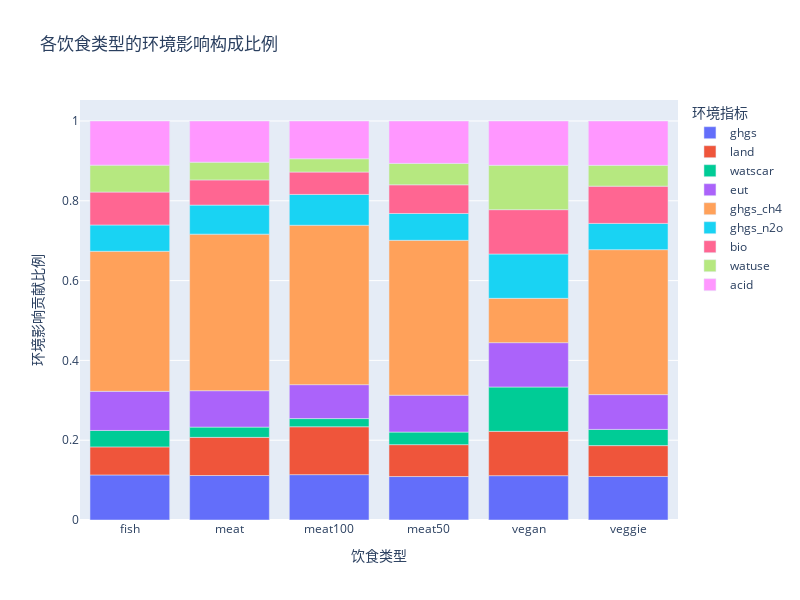

The code cell stored with this chart in its notebook:
### Markdown cell above
### 各饮食类型的环境影响构成

### Code cell
# 准备堆叠柱状图数据
stack_data = []
for i, diet in enumerate(impact_df['diet_group']):
    for ind in indicators:
        stack_data.append({
            'diet_group': diet,
            'indicator': ind,
            'contribution': impact_df.loc[i, f'{ind}_relative_impact'] / sum(impact_df.loc[i, [f'{x}_relative_impact' for x in indicators]])
        })

stack_df = pd.DataFrame(stack_data)

# 创建堆叠柱状图
fig = px.bar(
    stack_df,
    x='diet_group',
    y='contribution',
    color='indicator',
    title='各饮食类型的环境影响构成比例',
    labels={'contribution': '贡献比例', 'diet_group': '饮食类型', 'indicator': '环境指标'},
    height=600,
    width=800
)

# 添加悬停信息
fig.update_traces(
    hovertemplate="饮食类型: %{x}<br>环境指标: %{marker.color}<br>贡献比例: %{y:.2%}<extra></extra>"
)

# 布局优化
fig.update_layout(
    yaxis=dict(title='环境影响贡献比例'),
    legend=dict(title='环境指标'),
    font=dict(size=12)
)

fig.write_html("diet_environmental_composition.html")
fig.show()

### Figure 1 — Plotly figure (JSON) as saved in the notebook; plotly's stock layout.template omitted (floating-point values rounded to 4 significant figures)
{"data": [{"alignmentgroup": "True", "hovertemplate": "饮食类型: %{x}<br>环境指标: %{marker.color}<br>贡献比例: %{y:.2%}<extra></extra>", "legendgroup": "ghgs", "marker": {"color": "#636efa", "pattern": {"shape": ""}}, "name": "ghgs", "offsetgroup": "ghgs", "orientation": "v", "showlegend": true, "textposition": "auto", "type": "bar", "x": ["fish", "meat", "meat100", "meat50", "vegan", "veggie"], "xaxis": "x", "y": [0.1129, 0.1115, 0.1137, 0.1089, 0.1111, 0.1092], "yaxis": "y"}, {"alignmentgroup": "True", "hovertemplate": "饮食类型: %{x}<br>环境指标: %{marker.color}<br>贡献比例: %{y:.2%}<extra></extra>", "legendgroup": "land", "marker": {"color": "#EF553B", "pattern": {"shape": ""}}, "name": "land", "offsetgroup": "land", "orientation": "v", "showlegend": true, "textposition": "auto", "type": "bar", "x": ["fish", "meat", "meat100", "meat50", "vegan", "veggie"], "xaxis": "x", "y": [0.07032, 0.09561, 0.12, 0.07995, 0.1111, 0.07728], "yaxis": "y"}, {"alignmentgroup": "True", "hovertemplate": "饮食类型: %{x}<br>环境指标: %{marker.color}<br>贡献比例: %{y:.2%}<extra></extra>", "legendgroup": "watscar", "marker": {"color": "#00cc96", "pattern": {"shape": ""}}, "name": "watscar", "offsetgroup": "watscar", "orientation": "v", "showlegend": true, "textposition": "auto", "type": "bar", "x": ["fish", "meat", "meat100", "meat50", "vegan", "veggie"], "xaxis": "x", "y": [0.04118, 0.0257, 0.02049, 0.03145, 0.1111, 0.04056], "yaxis": "y"}, {"alignmentgroup": "True", "hovertemplate": "饮食类型: %{x}<br>环境指标: %{marker.color}<br>贡献比例: %{y:.2%}<extra></extra>", "legendgroup": "eut", "marker": {"color": "#ab63fa", "pattern": {"shape": ""}}, "name": "eut", "offsetgroup": "eut", "orientation": "v", "showlegend": true, "textposition": "auto", "type": "bar", "x": ["fish", "meat", "meat100", "meat50", "vegan", "veggie"], "xaxis": "x", "y": [0.09806, 0.09127, 0.08502, 0.09247, 0.1111, 0.08726], "yaxis": "y"}, {"alignmentgroup": "True", "hovertemplate": "饮食类型: %{x}<br>环境指标: %{marker.color}<br>贡献比例: %{y:.2%}<extra></extra>", "legendgroup": "ghgs_ch4", "marker": {"color": "#FFA15A", "pattern": {"shape": ""}}, "name": "ghgs_ch4", "offsetgroup": "ghgs_ch4", "orientation": "v", "showlegend": true, "textposition": "auto", "type": "bar", "x": ["fish", "meat", "meat100", "meat50", "vegan", "veggie"], "xaxis": "x", "y": [0.351, 0.3923, 0.3995, 0.3882, 0.1111, 0.3633], "yaxis": "y"}, {"alignmentgroup": "True", "hovertemplate": "饮食类型: %{x}<br>环境指标: %{marker.color}<br>贡献比例: %{y:.2%}<extra></extra>", "legendgroup": "ghgs_n2o", "marker": {"color": "#19d3f3", "pattern": {"shape": ""}}, "name": "ghgs_n2o", "offsetgroup": "ghgs_n2o", "orientation": "v", "showlegend": true, "textposition": "auto", "type": "bar", "x": ["fish", "meat", "meat100", "meat50", "vegan", "veggie"], "xaxis": "x", "y": [0.06591, 0.07278, 0.07723, 0.06723, 0.1111, 0.06574], "yaxis": "y"}, {"alignmentgroup": "True", "hovertemplate": "饮食类型: %{x}<br>环境指标: %{marker.color}<br>贡献比例: %{y:.2%}<extra></extra>", "legendgroup": "bio", "marker": {"color": "#FF6692", "pattern": {"shape": ""}}, "name": "bio", "offsetgroup": "bio", "orientation": "v", "showlegend": true, "textposition": "auto", "type": "bar", "x": ["fish", "meat", "meat100", "meat50", "vegan", "veggie"], "xaxis": "x", "y": [0.08249, 0.06316, 0.05612, 0.07192, 0.1111, 0.09336], "yaxis": "y"}, {"alignmentgroup": "True", "hovertemplate": "饮食类型: %{x}<br>环境指标: %{marker.color}<br>贡献比例: %{y:.2%}<extra></extra>", "legendgroup": "watuse", "marker": {"color": "#B6E880", "pattern": {"shape": ""}}, "name": "watuse", "offsetgroup": "watuse", "orientation": "v", "showlegend": true, "textposition": "auto", "type": "bar", "x": ["fish", "meat", "meat100", "meat50", "vegan", "veggie"], "xaxis": "x", "y": [0.06749, 0.04444, 0.03329, 0.0536, 0.1111, 0.05216], "yaxis": "y"}, {"alignmentgroup": "True", "hovertemplate": "饮食类型: %{x}<br>环境指标: %{marker.color}<br>贡献比例: %{y:.2%}<extra></extra>", "legendgroup": "acid", "marker": {"color": "#FF97FF", "pattern": {"shape": ""}}, "name": "acid", "offsetgroup": "acid", "orientation": "v", "showlegend": true, "textposition": "auto", "type": "bar", "x": ["fish", "meat", "meat100", "meat50", "vegan", "veggie"], "xaxis": "x", "y": [0.1106, 0.1032, 0.09463, 0.1063, 0.1111, 0.1112], "yaxis": "y"}], "layout": {"barmode": "relative", "font": {"size": 12}, "height": 600, "legend": {"title": {"text": "环境指标"}, "tracegroupgap": 0}, "title": {"text": "各饮食类型的环境影响构成比例"}, "width": 800, "xaxis": {"anchor": "y", "domain": [0, 1], "title": {"text": "饮食类型"}}, "yaxis": {"anchor": "x", "domain": [0, 1], "title": {"text": "环境影响贡献比例"}}}}
